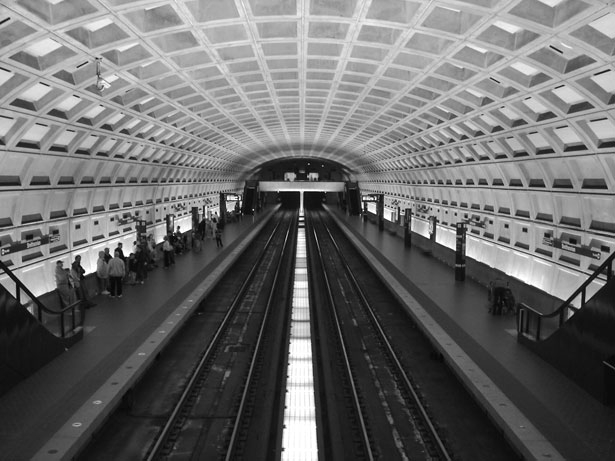
#> input picture Numpy/numpy code/filter image/dc_metro.png, 615 x 461 px
$ python sol.py
#> lines starting #> are read from the running program, lines starting #| are printed output that depends on the picture
import numpy as np
import matplotlib.pyplot as plt

img = plt.imread('dc_metro.png')
#> img is the input picture: shape (461, 615) float32; min 0.00784, max 1, mean 0.415

def smooth(img):
    avg_img =(    img[1:-1 ,1:-1]  # center
                + img[ :-2 ,1:-1]  # top
                + img[2:   ,1:-1]  # bottom
                + img[1:-1 , :-2]  # left
                + img[1:-1 ,2:  ]  # right
                ) / 5.0
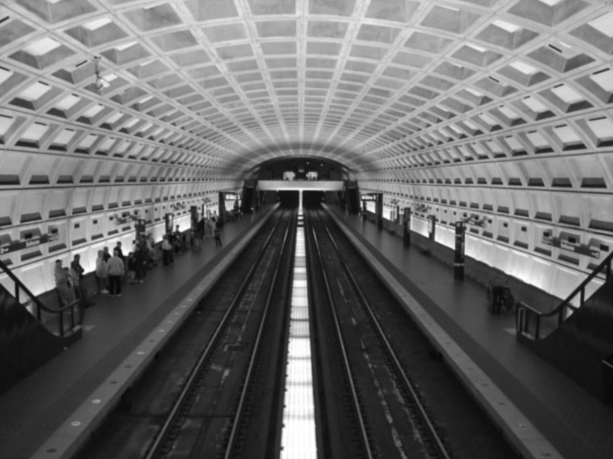
#> avg_img: shape (459, 613) float32; min 0.029, max 1, mean 0.415
    return avg_img

avg_img = smooth(img)
